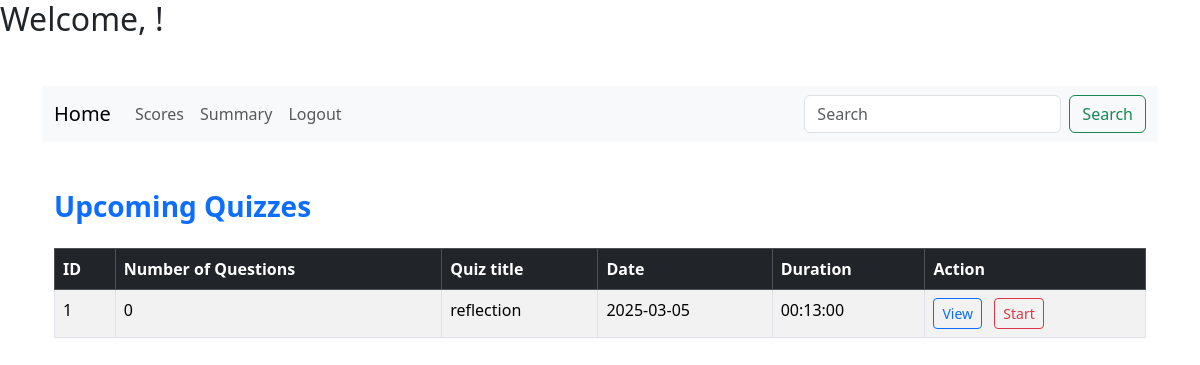
/dashboard/user/1, run on an earlier commit of the app's database.
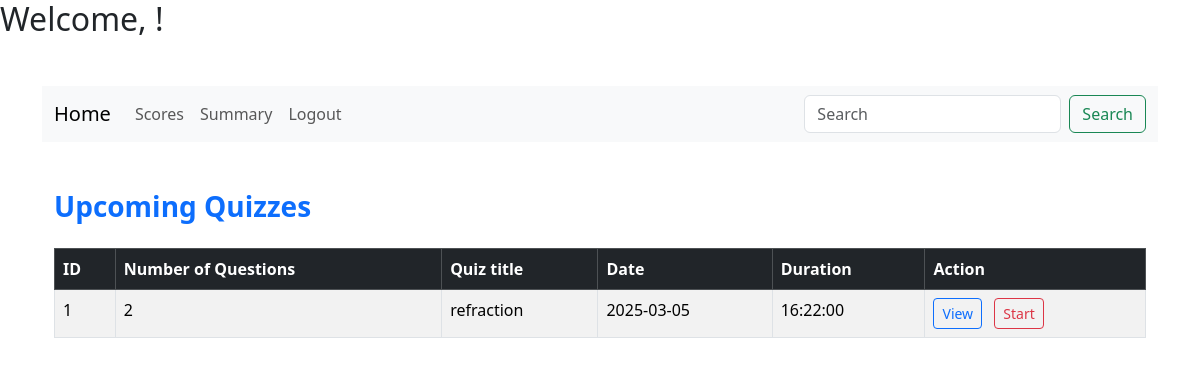
And on a later commit of the database.
### models/quiz.py (models this page shows)
class Quiz(db.Model):
    id = db.Column(db.Integer, primary_key=True)
    chapter_id = db.Column(db.Integer, db.ForeignKey('chapter.id'), nullable=False)
    quizdate = db.Column(db.Date)
    quizduration = db.Column(db.Time)
    quizname=db.Column(db.String(150), nullable=False,unique=True)
    questions = db.relationship('Question', backref='quiz', lazy=True)
    scores = db.relationship('Score', backref='quiz', lazy=True)
    @hybrid_property
    def noofquestions(self):
        return len(self.questions)

### app.py (the view)
@app.route("/dashboard/user/<int:id>", methods=["GET", "POST"])
def userdashboard(id):
    return render_template(
        "userdashboard.html",
        quizzes=Quiz.query.filter(Quiz.quizdate >= date.today()).all(),
        user=User.query.filter_by(id=id).first(),
        id=id,
    )

### templates/userdashboard.html (shortened to what this page needs)
{% extends "base.html" %}
{% block content %}
<nav class="navbar navbar-expand-lg navbar-light bg-light">
    <div class="container-fluid">
      <a class="navbar-brand" href="#">Home</a>
      <div class="collapse navbar-collapse" id="navbarSupportedContent">
        <ul class="navbar-nav me-auto mb-2 mb-lg-0">
          <li class="nav-item">
            <a class="nav-link" href="{{url_for('userscores',id=user.id)}}">Scores</a>
          </li>
          <li class="nav-item">
            <a class="nav-link" href="{{url_for('usersummary',id=user.id)}}">Summary</a>
          </li>
          <li class="nav-item">
            <a class="nav-link" href="#">Logout</a>
          </li>
        </ul>
        <form class="d-flex">
          <input class="form-control me-2" type="search" placeholder="Search" aria-label="Search">
          <button class="btn btn-outline-success" type="submit">Search</button>
        </form>
      </div>
    </div>
  </nav>
<div class="container my-5">
    <h3 class="mb-4 text-primary fw-bold">Upcoming Quizzes</h3>
    <div class="table-responsive">
        <table class="table table-striped table-hover table-bordered">
            <thead class="table-dark">
                <tr>
                    <th scope="col">ID</th>
                    <th scope="col">Number of Questions</th>
                    <th scope="col">Quiz title</th>
                    <th scope="col">Date</th>
                    <th scope="col">Duration</th>
                    <th scope="col">Action</th>
                </tr>
            </thead>
            <tbody>
                {% for quiz in quizzes %}
                <tr>
                    <td>{{ quiz.id }}</td>
                    <td>{{quiz.noofquestions}}</td>
                    <td>{{quiz.quizname}}</td>
                    <td>{{ quiz.quizdate}}</td>
                    <td>{{ quiz.quizduration }}</td>
                    <td>
                        <button type="button" onclick="location.href='{{ url_for('userviewquiz', id=user.id,quizid=quiz.id) }}'" class="btn btn-outline-primary btn-sm me-2">View</button>
                        <button type="button" onclick="location.href='{{ url_for('userstartquiz', id=user.id,quizid=quiz.id) }}'" class="btn btn-outline-danger btn-sm">Start</button>
                    </td>
                </tr>
                {% endfor %}
            </tbody>
        </table>
    </div>
{% endblock %}

What changed in the data, as far as the page shows it:
changed Quiz id 1: noofquestions "0" → "2"; quizname "reflection" → "refraction"; quizduration "00:13:00" → "16:22:00"
